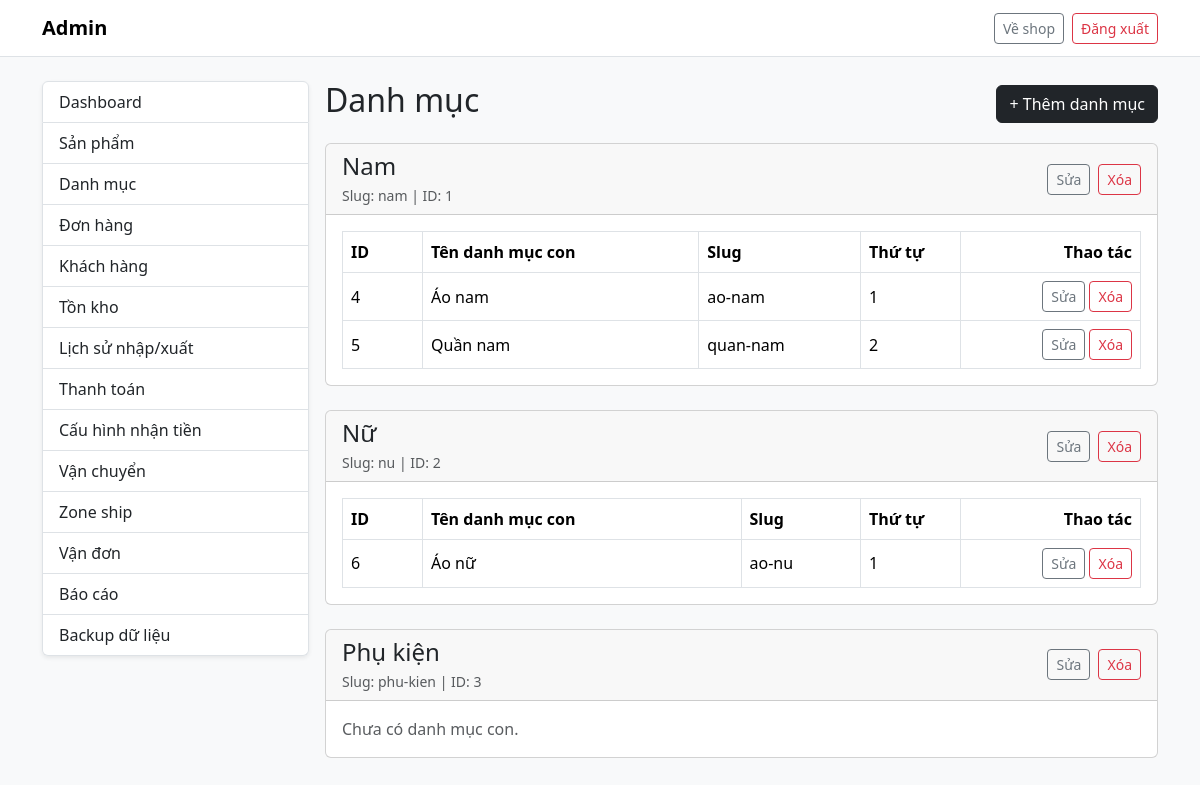
The app's page /public/index.php?r=/admin/categories (signed in) with its own data.
### tables this page shows
CREATE TABLE `categories` (
  `id` int(11) NOT NULL,
  `parent_id` int(11) DEFAULT NULL,
  `name` varchar(150) NOT NULL,
  `slug` varchar(180) NOT NULL,
  `sort_order` int(11) DEFAULT 0,
  `created_at` datetime DEFAULT current_timestamp()
);

### app/helpers.php (called while the page is built, shortened)
<?php
require_once __DIR__ . '/db.php';
function e($s): string {
  return htmlspecialchars((string)($s ?? ''), ENT_QUOTES, 'UTF-8');
}
function base_path(): string {
  $script = $_SERVER['SCRIPT_NAME'] ?? '';
  $base = rtrim(str_replace('/index.php', '', $script), '/');
  return $base;
}
function url(string $path): string {
  $path = '/' . ltrim($path, '/');
  if (
    str_starts_with($path, '/assets/') ||
    str_starts_with($path, '/uploads/') ||
    str_starts_with($path, '/index.php') ||
    str_starts_with($path, '/backend/')
  ) {
    return base_path() . $path;
  }
  $route = $path;
  $query = '';
  if (str_contains($path, '?')) {
    [$route, $query] = explode('?', $path, 2);
  }
  $url = base_path() . '/index.php?r=' . $route;
  if ($query !== '') {
    $url .= '&' . $query;
  }
  return $url;
}

### backend/Core/App.php (called while the page is built, shortened)
<?php
final class App
{
    private static ?array $config = null;
    public static function config(?string $key = null, $default = null)
    {
        if (self::$config === null) {
            self::$config = require __DIR__ . '/../config/app.php';
        }
        if ($key === null) return self::$config;
        $segments = explode('.', $key);
        $value = self::$config;
        foreach ($segments as $segment) {
            $value = $value[$segment];
        }
        return $value;
    }
}

### backend/Core/Database.php (called while the page is built, shortened)
<?php
require_once __DIR__ . '/App.php';
final class Database
{
    private static ?PDO $pdo = null;
    public static function connection(): PDO
    {
        $db = App::config('db');
        $dsn = sprintf('mysql:host=%s;dbname=%s;charset=%s', $db['host'], $db['name'], $db['charset']);
        self::$pdo = new PDO($dsn, $db['user'], $db['pass'], [
            PDO::ATTR_ERRMODE => PDO::ERRMODE_EXCEPTION,
            PDO::ATTR_DEFAULT_FETCH_MODE => PDO::FETCH_ASSOC,
            PDO::ATTR_EMULATE_PREPARES => false,
        ]);
        return self::$pdo;
    }
}

### app/db.php (called while the page is built, shortened)
<?php
function db(): PDO { return Database::connection(); }

### app/models/Category.php (called while the page is built, shortened)
<?php
require_once __DIR__ . '/../db.php';
class Category {
  public static function all(): array {
    return db()->query("SELECT * FROM categories ORDER BY sort_order ASC, id ASC")->fetchAll();
  }
}

### app/views/admin/categories.php (the view, shortened to what this page needs)
<?php
$categories = $categories ?? [];
$parents = [];
$childrenMap = [];
foreach ($categories as $cat) {
    $parentId = $cat['parent_id'] ?? null;
    if ($parentId === null || $parentId === '' || (int)$parentId === 0) {
        $parents[] = $cat;
    } else {
        $childrenMap[(int)$parentId][] = $cat;
    }
}
usort($parents, function ($a, $b) {
    return ($a['sort_order'] ?? 0) <=> ($b['sort_order'] ?? 0);
});
foreach ($childrenMap as $pid => $items) {
    usort($items, function ($a, $b) {
        return ($a['sort_order'] ?? 0) <=> ($b['sort_order'] ?? 0);
    });
    $childrenMap[$pid] = $items;
}
?>
<div class="d-flex justify-content-between align-items-center mb-3">
  <h2>Danh mục</h2>
  <a class="btn btn-dark" href="<?= e(url('/admin/categories/create')) ?>">+ Thêm danh mục</a>
</div>
<?php if (empty($parents)): ?>
  <div class="card p-4 text-center">
    Chưa có danh mục lớn nào.
  </div>
<?php else: ?>
  <?php foreach ($parents as $parent): ?>
    <div class="card mb-4">
      <div class="card-header d-flex justify-content-between align-items-center">
        <div>
          <h4 class="mb-1"><?= e($parent['name']) ?></h4>
          <div class="text-muted small">
            Slug: <?= e($parent['slug']) ?> | ID: <?= (int)$parent['id'] ?>
          </div>
        </div>
        <div class="d-flex gap-2">
          <a class="btn btn-sm btn-outline-secondary" href="<?= e(url('/admin/categories/edit?id=' . (int)$parent['id'])) ?>">Sửa</a>
          <a class="btn btn-sm btn-outline-danger"
             href="<?= e(url('/admin/categories/delete?id=' . (int)$parent['id'])) ?>"
             onclick="return confirm('Xóa danh mục này?')">Xóa</a>
        </div>
      </div>
      <div class="card-body">
        <?php $children = $childrenMap[(int)$parent['id']] ?? []; ?>
        <?php if (empty($children)): ?>
          <div class="text-muted">Chưa có danh mục con.</div>
        <?php else: ?>
          <div class="table-responsive">
            <table class="table table-bordered align-middle mb-0">
              <thead>
                <tr>
                  <th style="width: 80px;">ID</th>
                  <th>Tên danh mục con</th>
                  <th>Slug</th>
                  <th style="width: 100px;">Thứ tự</th>
                  <th style="width: 180px;" class="text-end">Thao tác</th>
                </tr>
              </thead>
              <tbody>
                <?php foreach ($children as $child): ?>
                  <tr>
                    <td><?= (int)$child['id'] ?></td>
                    <td><?= e($child['name']) ?></td>
                    <td><?= e($child['slug']) ?></td>
                    <td><?= (int)($child['sort_order'] ?? 0) ?></td>
                    <td class="text-end">
                      <a class="btn btn-sm btn-outline-secondary" href="<?= e(url('/admin/categories/edit?id=' . (int)$child['id'])) ?>">Sửa</a>
                      <a class="btn btn-sm btn-outline-danger"
                         href="<?= e(url('/admin/categories/delete?id=' . (int)$child['id'])) ?>"
                         onclick="return confirm('Xóa danh mục này?')">Xóa</a>
                    </td>
                  </tr>
                <?php endforeach; ?>
              </tbody>
            </table>
          </div>
        <?php endif; ?>
      </div>
    </div>
  <?php endforeach; ?>
<?php endif; ?>

### public/assets/css/style.css (style rules this page uses)
.table td, .table th { vertical-align: middle; }

### records on screen
categories: name "Nam", slug "nam", id "1"
categories: id "4", name "Áo nam", slug "ao-nam", sort_order "1"
categories: id "5", name "Quần nam", slug "quan-nam", sort_order "2"
categories: name "Nữ", slug "nu", id "2"
categories: id "6", name "Áo nữ", slug "ao-nu", sort_order "1"
categories: name "Phụ kiện", slug "phu-kien", id "3", shows "Chưa có danh mục con."
